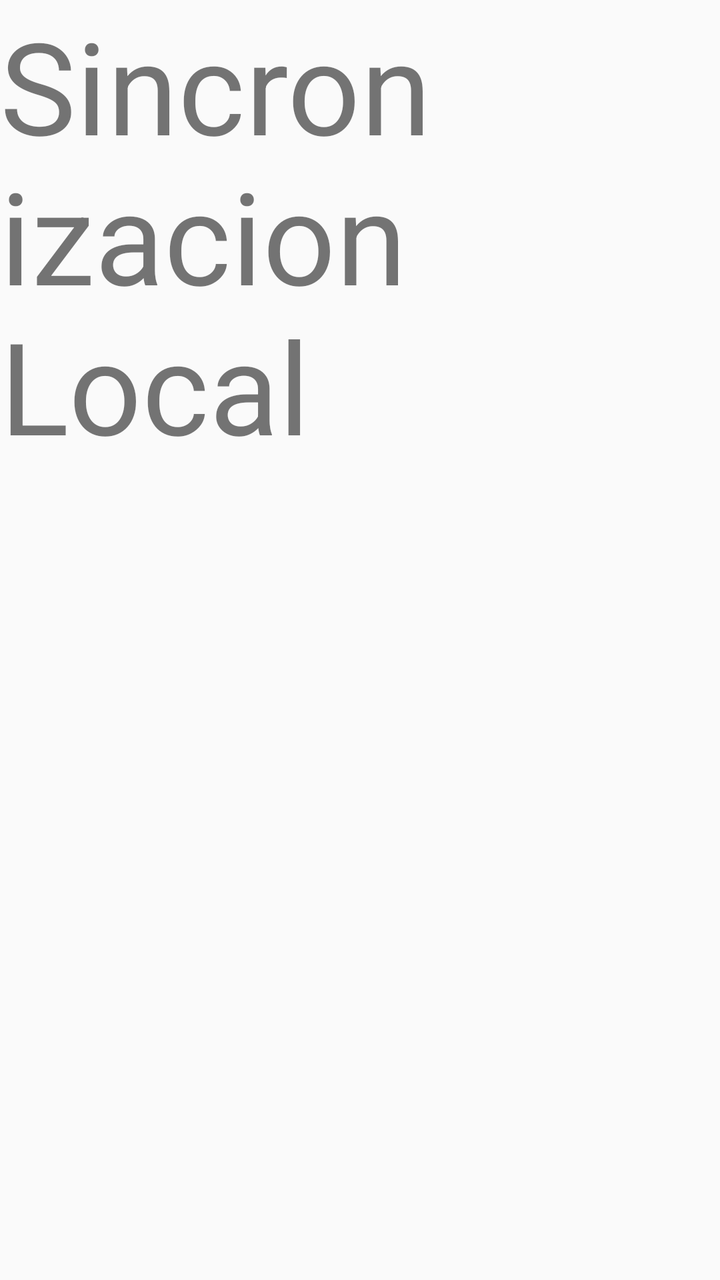
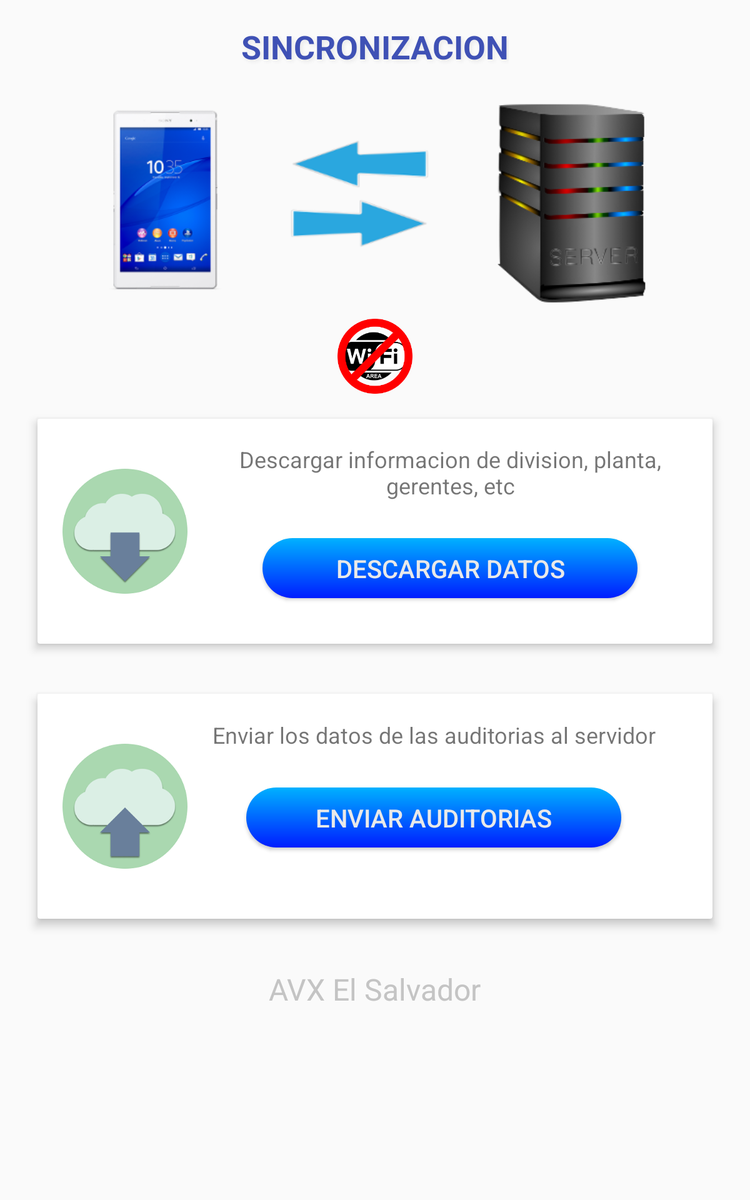

Two renders of one Android screen. The first uses the default layout on a phone; the second uses the alternative layout the repository ships for a different screen configuration, on a matching device. The two XML files are below.
<!-- AndroidManifest.xml: application theme AppTheme -->
<!-- res/layout/fragment_fragment_sincronizar.xml -->
<LinearLayout xmlns:android="http://schemas.android.com/apk/res/android"
    xmlns:app="http://schemas.android.com/apk/res-auto"
    xmlns:tools="http://schemas.android.com/tools"
    android:layout_width="match_parent"
    android:layout_height="match_parent"
    android:orientation="vertical"
    tools:context="fragments.FragmentSincronizar">

    
    <TextView
        android:layout_width="wrap_content"
        android:layout_height="wrap_content"
        android:layout_gravity="center"
        android:text="Sincronizacion Local"
        android:textSize="64sp" />

    <ImageView
        android:id="@+id/imageView2"
        android:layout_width="match_parent"
        android:layout_height="500dp"
        android:layout_marginStart="200dp"
        android:layout_marginEnd="200dp"
        android:src="@drawable/actualizar" />

    <Button
        android:id="@+id/btnSyncLocal"
        android:layout_width="match_parent"
        android:layout_height="wrap_content"
        android:text="Sincronizar con la Base Remota"
        android:textColor="@color/colorCard"
        android:textSize="38sp"
        android:layout_marginStart="100dp"
        android:layout_marginEnd="100dp"
        android:background="@drawable/button_background_blue"/>

    <EditText
        android:id="@+id/txtResultJson"
        android:layout_width="match_parent"
        android:layout_height="wrap_content"
        android:layout_marginTop="50dp"
        android:layout_marginStart="100dp"
        android:layout_marginEnd="100dp"
        android:ems="10"
        android:inputType="textMultiLine" />

    <ProgressBar
        android:id="@+id/progressBar"
        style="?android:attr/progressBarStyle"
        android:layout_width="167dp"
        android:layout_height="161dp"
        android:layout_gravity="center"
        android:indeterminate="true"
        android:visibility="invisible" />

</LinearLayout>
<!-- resources referenced by this layout -->
<resources>
  <color name="colorCard">#E9E9E9</color>
  <!-- drawable actualizar: png bitmap (drawable-hdpi, 728547 bytes) -->
  <!-- drawable button_background_blue (drawable) -->
  <?xml version="1.0" encoding="utf-8"?>
  <shape xmlns:android="http://schemas.android.com/apk/res/android">
  
      <gradient
          android:startColor="#001DFF"
          android:endColor="#00B1FF"
          android:type="linear"
          android:angle="90" />
  
      <corners android:radius="30dp"/>
  
  </shape>
  <style name="AppTheme" parent="Theme.AppCompat.Light.DarkActionBar">
          
          <item name="colorPrimary">@color/colorPrimary</item>
          <item name="colorPrimaryDark">@color/colorPrimaryDark</item>
          <item name="colorAccent">@color/colorAccent</item>
      </style>
  <color name="colorPrimary">#3F51B5</color>
  <color name="colorPrimaryDark">#303F9F</color>
  <color name="colorAccent">#FF4081</color>
</resources>
<!-- res/layout-large/fragment_fragment_sincronizar.xml (the repository's variant of the layout above) -->
<!-- drawn on a 7-inch tablet held upright -->
<LinearLayout xmlns:android="http://schemas.android.com/apk/res/android"
    xmlns:app="http://schemas.android.com/apk/res-auto"
    xmlns:tools="http://schemas.android.com/tools"
    android:layout_width="match_parent"
    android:layout_height="match_parent"
    android:orientation="vertical"
    tools:context="fragments.FragmentSincronizar">

    
    <TextView
        android:layout_width="wrap_content"
        android:layout_height="wrap_content"
        android:layout_gravity="center"
        android:text="SINCRONIZACION"
        android:layout_marginTop="20dp"
        android:textSize="26sp"
        android:textStyle="bold"
        android:textColor="@color/colorPrimary"
        android:shadowColor="@color/colorCard"
        android:shadowRadius="5"
        android:shadowDx="3"
        android:shadowDy="3"/>

    <FrameLayout
        android:layout_width="500dp"
        android:layout_height="200dp"
        android:layout_gravity="center">

        <ImageView
            android:layout_width="wrap_content"
            android:layout_height="wrap_content"
            android:layout_gravity="center"
            android:src="@drawable/icono_server" />

        <TextView
            android:id="@+id/txtRegistroNoSync"
            android:layout_width="70dp"
            android:layout_height="70dp"
            android:background="@drawable/button_background_red"
            android:text="0"
            android:textSize="40dp"
            android:textAlignment="center"
            android:textColor="#FFF"
            android:paddingTop="3dp"
            android:layout_marginTop="10dp"
            android:layout_marginStart="90dp"
            android:visibility="invisible"/>


    </FrameLayout>

    <ImageView
        android:id="@+id/logo_wifi"
        android:layout_width="60dp"
        android:layout_height="60dp"
        android:layout_gravity="center"
        android:src="@drawable/wifi_area_small_stop"/>

    <android.support.v7.widget.CardView
        android:layout_width="match_parent"
        android:layout_height="wrap_content"
        android:layout_marginTop="20dp"
        android:layout_marginStart="30dp"
        android:layout_marginEnd="30dp"
        app:cardElevation="5dp">

        <LinearLayout
            android:layout_width="match_parent"
            android:layout_height="180dp"
            android:orientation="horizontal">

            <ImageView
                android:id="@+id/imageDownload"
                android:layout_width="100dp"
                android:layout_height="100dp"
                android:layout_marginStart="20dp"
                android:src="@drawable/download"
                android:layout_gravity="center_vertical"/>

            <LinearLayout
                android:layout_width="wrap_content"
                android:layout_height="wrap_content"
                android:orientation="vertical"
                android:layout_gravity="center_vertical"
                android:padding="20dp">

                <TextView
                    android:layout_width="wrap_content"
                    android:layout_height="wrap_content"
                    android:layout_gravity="center"
                    android:text="Descargar informacion de division, planta, gerentes, etc"
                    android:textAlignment="center"
                    android:textSize="18sp" />

                <Button
                    android:id="@+id/btnSyncLocal"
                    android:layout_width="300dp"
                    android:layout_height="wrap_content"
                    android:layout_gravity="center"
                    android:layout_marginTop="30dp"
                    android:text="Descargar Datos"
                    android:textColor="@color/colorCard"
                    android:textSize="20sp"
                    android:background="@drawable/button_background_blue"/>

                <ProgressBar
                    android:id="@+id/pbDownload"
                    style="?android:attr/progressBarStyleHorizontal"
                    android:layout_width="match_parent"
                    android:layout_height="wrap_content"
                    android:layout_marginTop="20dp"
                    android:indeterminate="true"
                    android:visibility="invisible"/>

            </LinearLayout>

        </LinearLayout>

    </android.support.v7.widget.CardView>

    <android.support.v7.widget.CardView
        android:layout_width="match_parent"
        android:layout_height="wrap_content"
        android:layout_marginTop="40dp"
        android:layout_marginStart="30dp"
        android:layout_marginEnd="30dp"
        app:cardElevation="5dp">

        <LinearLayout
            android:layout_width="match_parent"
            android:layout_height="180dp"
            android:orientation="horizontal">

            <ImageView
                android:id="@+id/imageUpload"
                android:layout_width="100dp"
                android:layout_height="100dp"
                android:layout_marginStart="20dp"
                android:src="@drawable/upload"
                android:layout_gravity="center_vertical"/>

            <LinearLayout
                android:layout_width="wrap_content"
                android:layout_height="wrap_content"
                android:orientation="vertical"
                android:layout_gravity="center_vertical"
                android:padding="20dp">

                <TextView
                    android:layout_width="wrap_content"
                    android:layout_height="wrap_content"
                    android:layout_gravity="center"
                    android:textAlignment="center"
                    android:text="Enviar los datos de las auditorias al servidor"
                    android:textSize="18sp" />

                <Button
                    android:id="@+id/btnSyncRemoto"
                    android:layout_width="300dp"
                    android:layout_height="wrap_content"
                    android:layout_gravity="center"
                    android:layout_marginTop="30dp"
                    android:text="Enviar auditorias"
                    android:textColor="@color/colorCard"
                    android:textSize="20sp"
                    android:background="@drawable/button_background_blue"/>

                <ProgressBar
                    android:id="@+id/pbUpload"
                    style="?android:attr/progressBarStyleHorizontal"
                    android:layout_width="match_parent"
                    android:layout_height="wrap_content"
                    android:layout_marginTop="20dp"
                    android:indeterminate="false"
                    android:visibility="invisible"/>

            </LinearLayout>

        </LinearLayout>

    </android.support.v7.widget.CardView>

    <TextView
        android:layout_width="wrap_content"
        android:layout_height="wrap_content"
        android:layout_margin="40dp"
        android:layout_gravity="center"
        android:text="AVX El Salvador"
        android:textSize="24sp"
        android:textColor="#c4c4c4"/>

</LinearLayout>
<!-- resources referenced by the variant -->
<!-- as a 7-inch tablet held upright resolves them -->
<resources>
  <color name="colorCard">#E9E9E9</color>
  <color name="colorPrimary">#3F51B5</color>
  <!-- drawable button_background_blue (drawable) -->
  <?xml version="1.0" encoding="utf-8"?>
  <shape xmlns:android="http://schemas.android.com/apk/res/android">
  
      <gradient
          android:startColor="#001DFF"
          android:endColor="#00B1FF"
          android:type="linear"
          android:angle="90" />
  
      <corners android:radius="30dp"/>
  
  </shape>
  <!-- drawable button_background_red (drawable-xxhdpi) -->
  <?xml version="1.0" encoding="utf-8"?>
  <shape xmlns:android="http://schemas.android.com/apk/res/android">
  
      <gradient
          android:startColor="#ff555b"
          android:endColor="#ff1d25"
          android:type="linear"
          android:angle="90" />
  
      <corners android:radius="50dp"/>
  
      <stroke
          android:color="@color/colorPrimaryDark"
          android:width="3dp"/>
  
  </shape>
  <!-- drawable download: png bitmap (drawable, 14269 bytes) -->
  <!-- drawable icono_server: png bitmap (drawable, 52207 bytes) -->
  <!-- drawable upload: png bitmap (drawable, 13789 bytes) -->
  <!-- drawable wifi_area_small_stop: png bitmap (drawable, 13174 bytes) -->
  <style name="AppTheme" parent="Theme.AppCompat.Light.DarkActionBar">
          
          <item name="colorPrimary">@color/colorPrimary</item>
          <item name="colorPrimaryDark">@color/colorPrimaryDark</item>
          <item name="colorAccent">@color/colorAccent</item>
      </style>
  <color name="colorPrimaryDark">#303F9F</color>
  <color name="colorAccent">#FF4081</color>
</resources>
